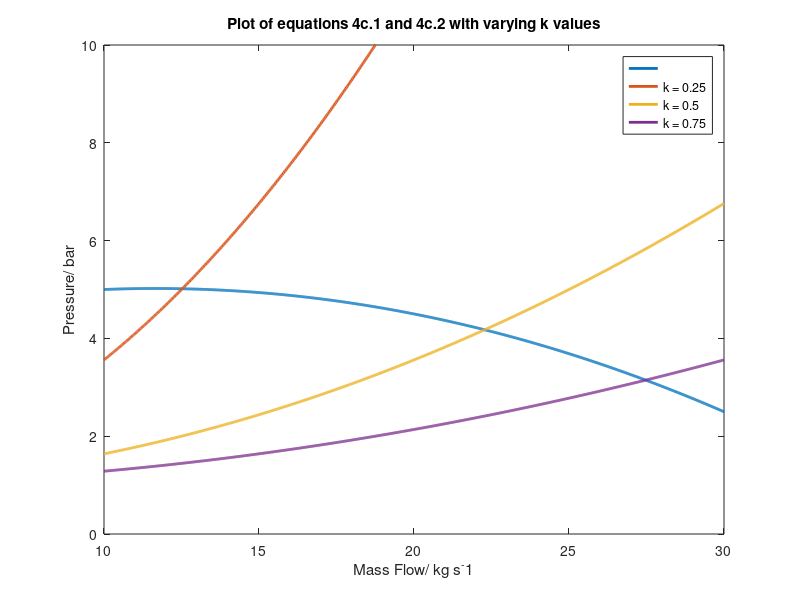

Reproduce this figure in MATLAB. (Note: this script raises an error after producing the figure.)
clear, clc
% --------------------Base Code-----------------------------------------
figure(1)
m_dot = 10:0.02:30; %Set the "x-axis" for plot

P = @(m) -0.0075*m.^2+0.1750*m+4; %4c.1 equation
P2 = @(P0,m,z,k) P0+(m/(z*k)).^2; %4c.2 equation rearranged for P
%But in this problem, P0 = 1, k = 25

plot(m_dot,P(m_dot),"LineWidth",2) %Part (i)
hold on; %Plot on the same set of axes

%Plotting the 3 different plots for differing 'k' part(iii)
plot(m_dot,P2(1,m_dot,0.25,25),'LineWidth',2)
plot(m_dot,P2(1,m_dot,0.5,25),'LineWidth',2)
plot(m_dot,P2(1,m_dot,0.75,25),'LineWidth',2)
hold off;

%Graph settings
xlabel('Mass Flow/ kg s^-1')
ylabel('Pressure/ bar')
ylim([0,10])
title("Plot of equations 4c.1 and 4c.2 with varying k values")
legend('','k = 0.25','k = 0.5','k = 0.75')

% ---------------Trialing with individual points first.------------------
%I created a "discharge_pressure" function for fsolve
P0=1; k=25; z = 0.5; %(Given constants)

f = @(x) discharge_pressure(x,P0,z,k);
xtrial = [11,1.3]; %A single point

%Solve for [mass, pressure] for the 2 given equations, with the given
%constants
sol_trial = fsolve(f,xtrial);

%--------------------------Part (iv)------------------------------
P0=1; k=25; %Given values from other parts of the question
x_guess1 = [25,2];

counter = 0;
ind = 0:0.001:1;
for z = ind
    counter = counter+1;
    f = @(x) discharge_pressure(x,P0,z,k);

    sol = fsolve(f,x_guess1);
    
    %Create an overall matrix with values I could've looped it but didn't
    %think it was necessary for 3 variables.
    values_matrix(counter,1) = z;
    values_matrix(counter,2) = sol(1);
    values_matrix(counter,3) = sol(2);
    clc
end
%The Values matrix is structured as follows: col1: z value
% Col2: mass values, Col3: Pressure values
%I did this to make all data more accessible.

%Find z values where m = 10, m = 30
%Go through values_matrix and look for the first value above m =10. Just
%use the corresponding value for z.

%First filter for where mass is greater than 10, and then take the first
%value for Z. This filtered value just returns z values.
mass_above_10 = values_matrix(values_matrix(:,2)>10);
z_mass_10 = mass_above_10(1);
%Do the same for m = 30
mass_above_30 = values_matrix(values_matrix(:,2)>30);
z_mass_30 = mass_above_30(1);

%Plotting the graph
figure(2)
plot(ind,values_matrix(:,2))
title("Mass values depending on Z")
xlabel("Z")
ylabel("Mass/ kg s^-1")
yline(10,'--')
yline(30,'--')
%Descriptions of the 2 points, Some adjustments to make text readable.
hold on
plot(0.2000,values_matrix(200,2),'o',MarkerSize=10)
plot(0.980,values_matrix(980,2),'o',MarkerSize=10)

text(0.2000,values_matrix(200,2)-2,"m = 10 at z = 0.200")
text(0.6500,values_matrix(980,2)-2,"m = 30 at z = 0.980")
hold off

%Plot z vs Pressure
figure(3)
plot(ind,values_matrix(:,3))
title("Pressure values depending on Z")
xlabel("Z")
ylabel("Pressure/ bar")

xline(0.200,'--')
xline(0.980,'--')
hold on
plot(0.2000,values_matrix(200,3),'o',MarkerSize=10)
plot(0.980,values_matrix(980,3),'o',MarkerSize=10)
hold off
text(0.2000,values_matrix(200,3)+0.1,"P = 5.0000 at z = 0.200")
text(0.6500,values_matrix(980,3),"P = 2.4995 at z = 0.980")

%-----------Function for unknowns: mass flow rate and pressure----------
function func = discharge_pressure(x,P0,z,k)
    m = x(1);
    P = x(2);
    func(1) = -0.0075*m.^2+0.1750*m+4-P;
    func(2) = z*k*sqrt(P-P0) - m;
end

